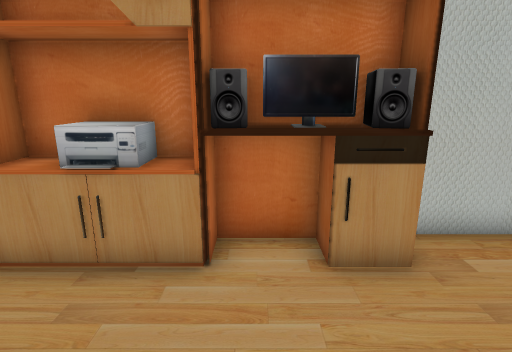
View 1 (above)

12 first-person views from a walk through a 3-D level made in the Unity game engine. The camera is 1.4 m above the floor, tilts 14° down and sees 80° across. The floor is counted in squares, 0.5 m on a side. Each view is taken from the middle of a square. On the plan, view 1 faces up. The plan holds only what a view shows up to about 20 squares ahead; the rest is blank. The place goes on beyond the plan. Some surface patterns are stand-ins.

View 2
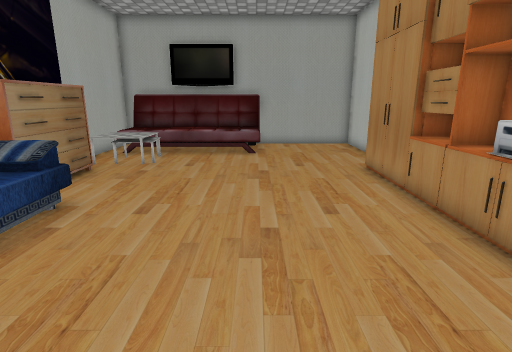

View 3
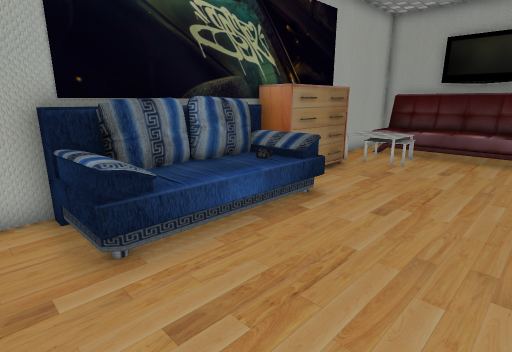

View 4
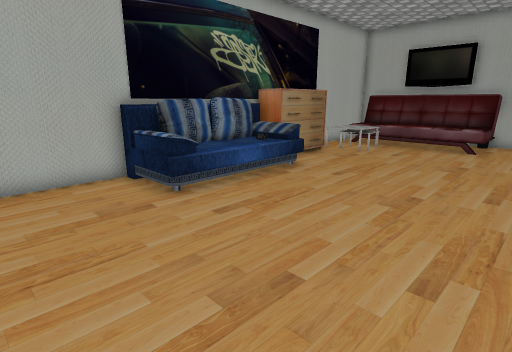

View 5
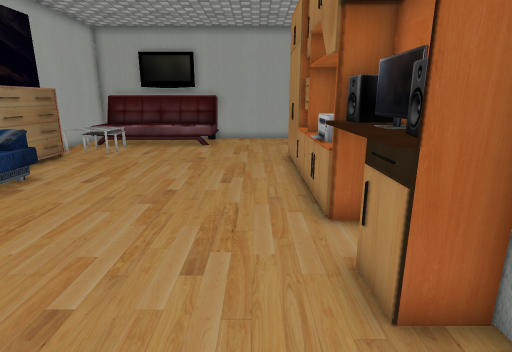

View 6
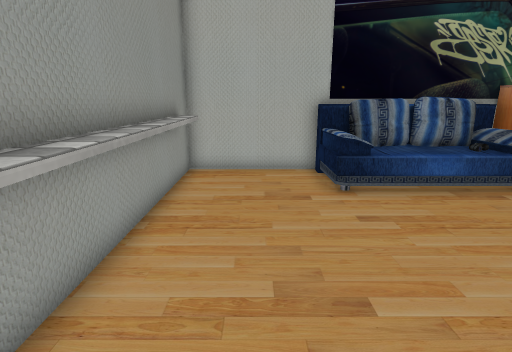

View 7
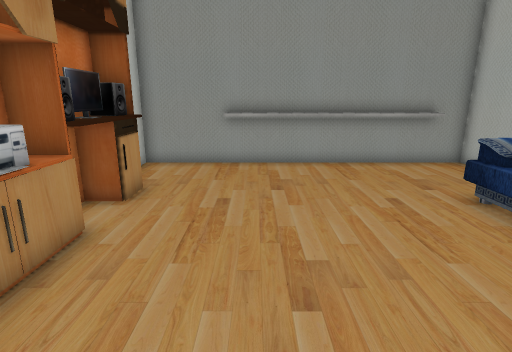

View 8
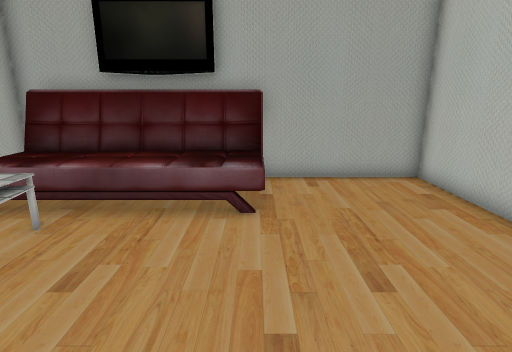

View 9
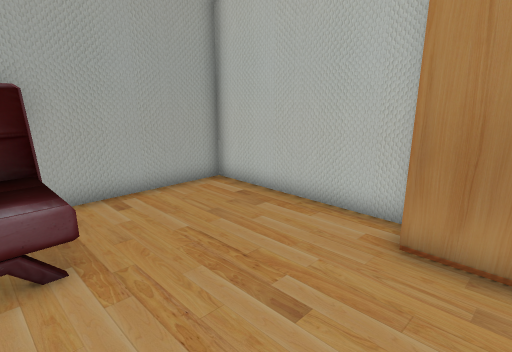

View 10
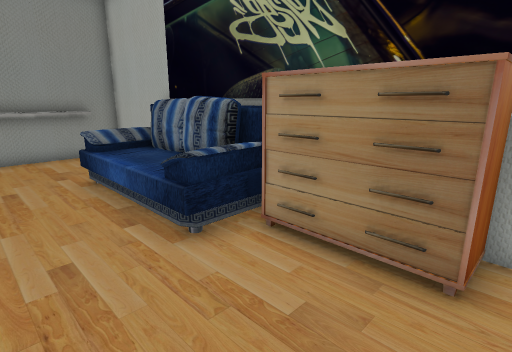

View 11
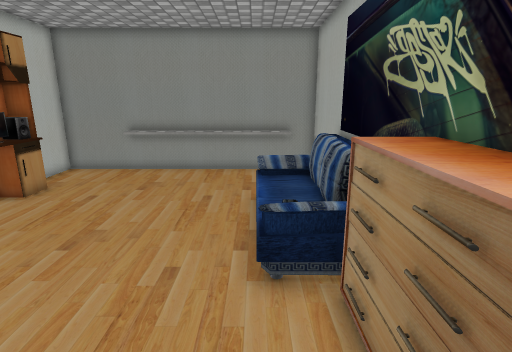

View 12
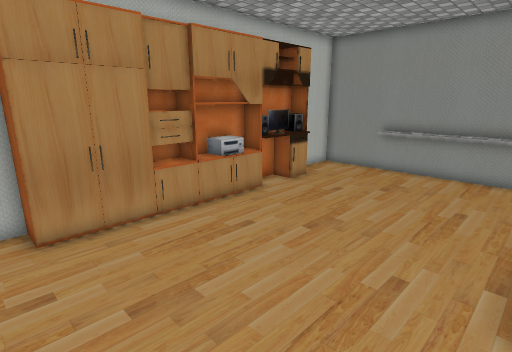

### Floor plan
Key: @ floor where view 1 was taken; # wall or solid block; . main floor; : floor 0.5 m higher than the main floor; ^ raised ledge; v drop or lower ground; O other object.
Columns run from 17 left of view 1 to 7 right of it. Each row starts with its distance up from view 1.
  6 ########   ##############
  5 #......#OOO##^O##OOOO...#
  4 #.......................#
  3 #.......................#
  2 #......................^#
  1 #......................^#
  0 #OOOO............@.....^#
 -1 #OOOO..................^#
 -2 #OOOO..................^#
 -3 #OOOO..................^#
 -4 #OOOO..................^#
 -5 #OOOO::.....OOOOOOOO...^#
 -6 #O  v  v....OOOOOOOO...^#
 -7 #O  O  vOOOOOOOOOOOO...^#
 -8 #vvvvvv#OOOOOOOOOOO######
 -9        ##          ##

Where each view was taken, in squares from view 1:
view 1: 0 up, 0 right, facing up
view 2: 0 up, 3 right, facing left
view 3: 0 up, 3 right, facing down-left
view 4: 3 up, 6 right, facing down-left
view 5: 3 up, 6 right, facing left
view 6: 4 up, 4 right, facing down
view 7: 1 up, 7 left, facing right
view 8: 0 up, 6 left, facing left
view 9: 1 down, 8 left, facing up-left
view 10: 2 down, 10 left, facing down-right
view 11: 5 down, 11 left, facing right
view 12: 5 down, 11 left, facing up-right
